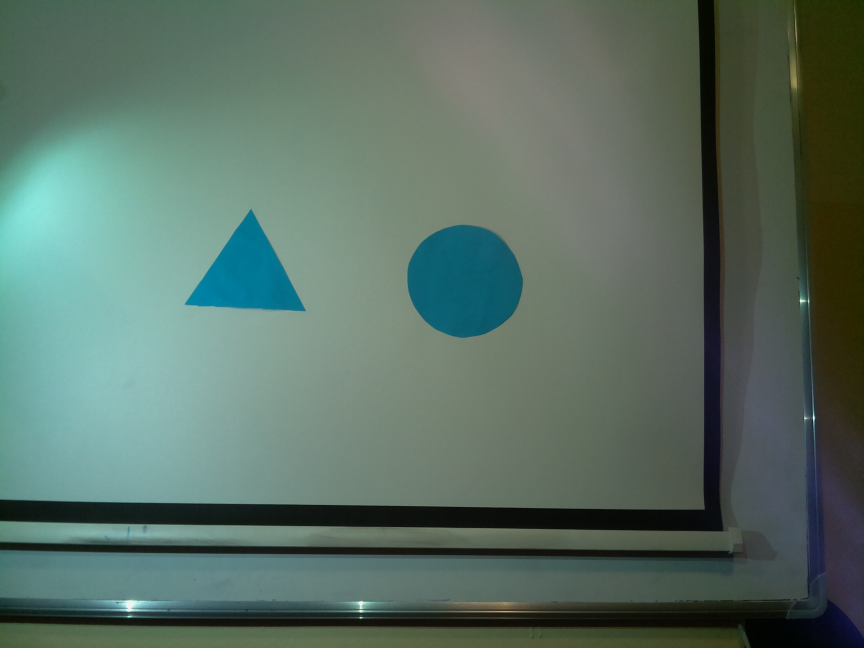
#> input picture assets/1m_2.2.jpg, 2592 x 1944 px (shown at 1/3 size)
$ python test.py
#> lines starting #> are read from the running program, lines starting #| are printed output that depends on the picture
import code.findTarget
import cv2

# img = cv2.imread('assets/1m_1.1.jpg')
# img = cv2.imread('assets/1m_1.2.jpg')
img = cv2.imread('assets/1m_2.2.jpg')
#> img is the input picture: shape (1944, 2592, 3); mean B, G, R 100.7, 111.5, 89.8
# img = cv2.imread('assets/1m_2.1.jpg')
# img = cv2.imread('assets/2m_2.2.jpg')
img = cv2.resize(img, (0,0), fx=0.25, fy=0.25)
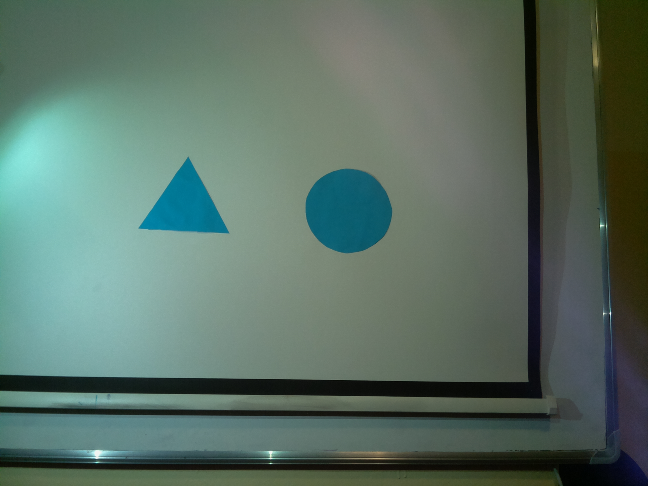
#> img: shape (486, 648, 3); mean B, G, R 100.8, 111.7, 89.9
#> (the run stopped early here; a loop or call above may not have finished)

$ run again, with assets/1m_1.1.jpg copied over assets/1m_2.2.jpg
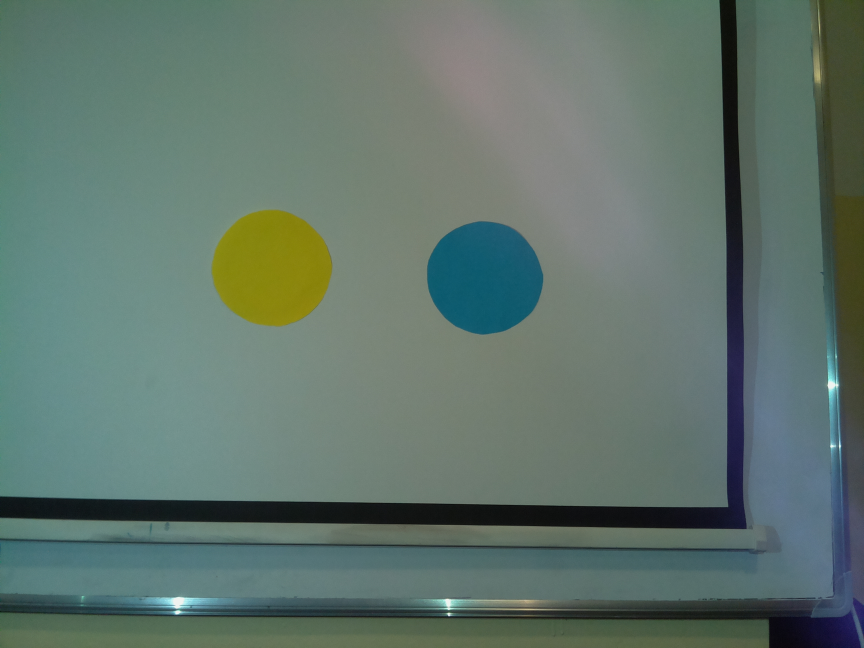
#> input picture assets/1m_1.1.jpg, 2592 x 1944 px (shown at 1/3 size)
#> img is the input picture: shape (1944, 2592, 3); mean B, G, R 108.1, 116.9, 97
#> `img = cv2.resize(img, (0,0), fx=0.25, fy=0.25)`:
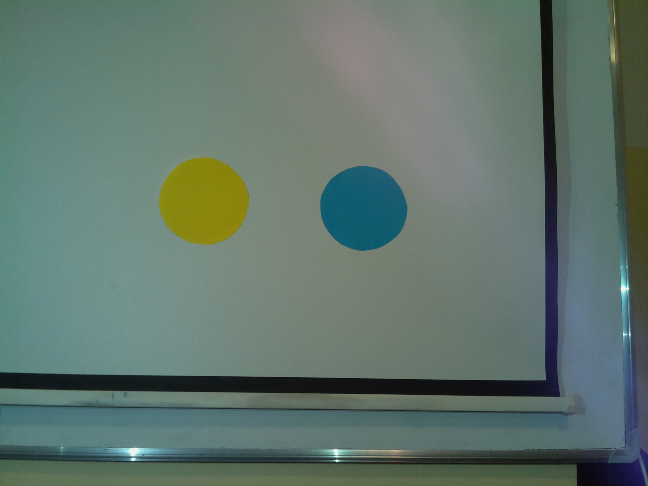
#> img: shape (486, 648, 3); mean B, G, R 108.2, 117, 97.2

$ run again, with assets/1m_2.1.jpg copied over assets/1m_2.2.jpg
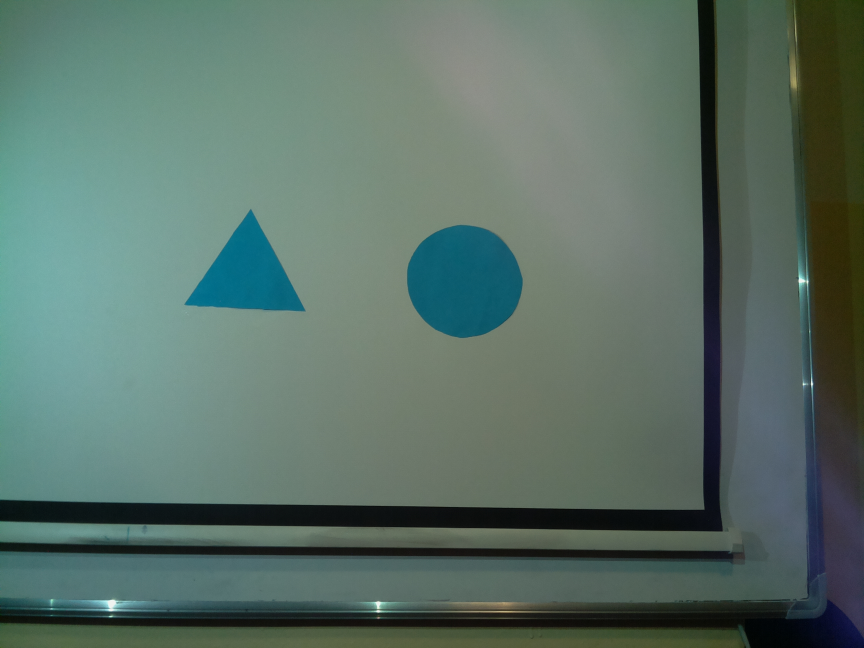
#> input picture assets/1m_2.1.jpg, 2592 x 1944 px (shown at 1/3 size)
#> img is the input picture: shape (1944, 2592, 3); mean B, G, R 103.4, 112.9, 90.7
#> `img = cv2.resize(img, (0,0), fx=0.25, fy=0.25)`:
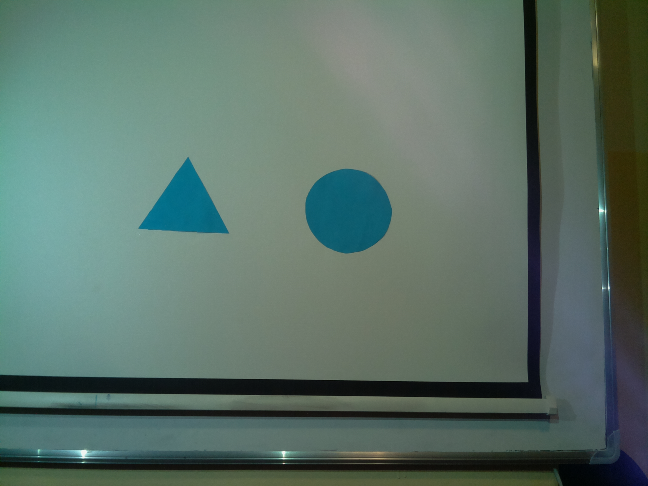
#> img: shape (486, 648, 3); mean B, G, R 103.6, 113, 90.9
